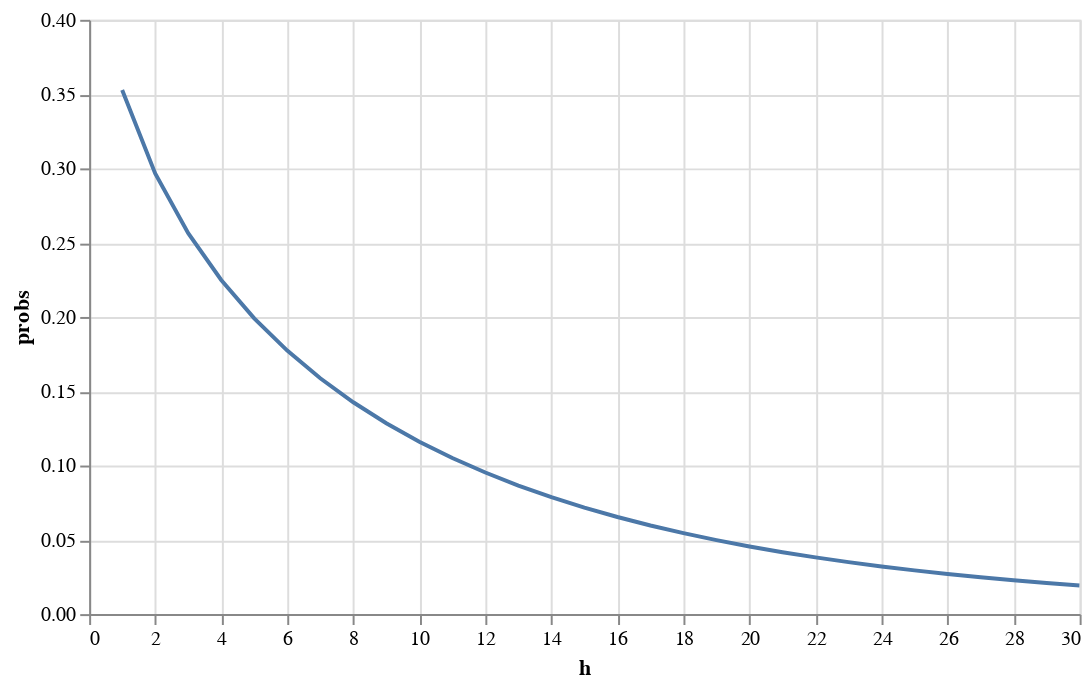

Notebook cell for this chart:
### Markdown cell above
### 3. Full Sample Analysis

Use the sample 1965-{END_YR} to reconsider the 30-year probability. As of the end of {END_YR}, calculate the probability of the stock return underperforming the risk-free rate over the next 30 years. That is, $R^m_{t,t+h}$ underperforming $R^f_{t,t+h}$ for $0<h\le 30$.

### Code cell
full_1965_end = get_period(log_df, "1965")
probs_1965_end = h_years_probs(full_1965_end, 30)
plot_line(probs_1965_end, x="h", y="probs")

### Figure 1 — Vega-Lite specification as saved in the notebook (floating-point values rounded to 4 significant figures)
{"config": {"view": {"continuousWidth": 300, "continuousHeight": 300}}, "data": {"name": "data-cd1f2847b5afa513385b55fa7cabe9d6"}, "mark": {"type": "line", "tooltip": true}, "encoding": {"x": {"field": "h", "type": "quantitative"}, "y": {"field": "probs", "type": "quantitative"}}, "params": [{"name": "param_12", "select": {"type": "interval", "encodings": ["x", "y"]}, "bind": "scales"}], "width": 500, "$schema": "https://vega.github.io/schema/vega-lite/v5.20.1.json", "datasets": {"data-cd1f2847b5afa513385b55fa7cabe9d6": [{"h": 1, "probs": 0.3528}, {"h": 2, "probs": 0.2965}, {"h": 3, "probs": 0.2564}, {"h": 4, "probs": 0.2249}, {"h": 5, "probs": 0.1991}, {"h": 6, "probs": 0.1773}, {"h": 7, "probs": 0.1587}, {"h": 8, "probs": 0.1426}, {"h": 9, "probs": 0.1285}, {"h": 10, "probs": 0.1161}, {"h": 11, "probs": 0.1051}, {"h": 12, "probs": 0.09529}, {"h": 13, "probs": 0.08655}, {"h": 14, "probs": 0.07872}, {"h": 15, "probs": 0.07168}, {"h": 16, "probs": 0.06535}, {"h": 17, "probs": 0.05963}, {"h": 18, "probs": 0.05446}, {"h": 19, "probs": 0.04978}, {"h": 20, "probs": 0.04554}, {"h": 21, "probs": 0.04168}, {"h": 22, "probs": 0.03818}, {"h": 23, "probs": 0.03499}, {"h": 24, "probs": 0.03208}, {"h": 25, "probs": 0.02943}, {"h": 26, "probs": 0.02701}, {"h": 27, "probs": 0.0248}, {"h": 28, "probs": 0.02278}, {"h": 29, "probs": 0.02094}, {"h": 30, "probs": 0.01925}]}}
